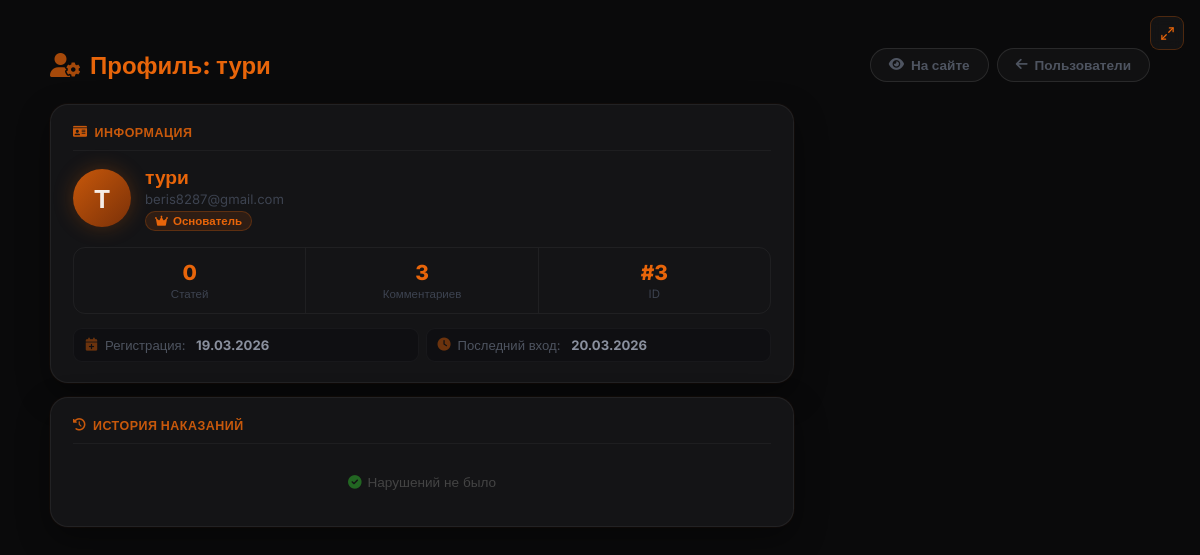
Page /admin/user/3 (signed in) on the earlier database version.
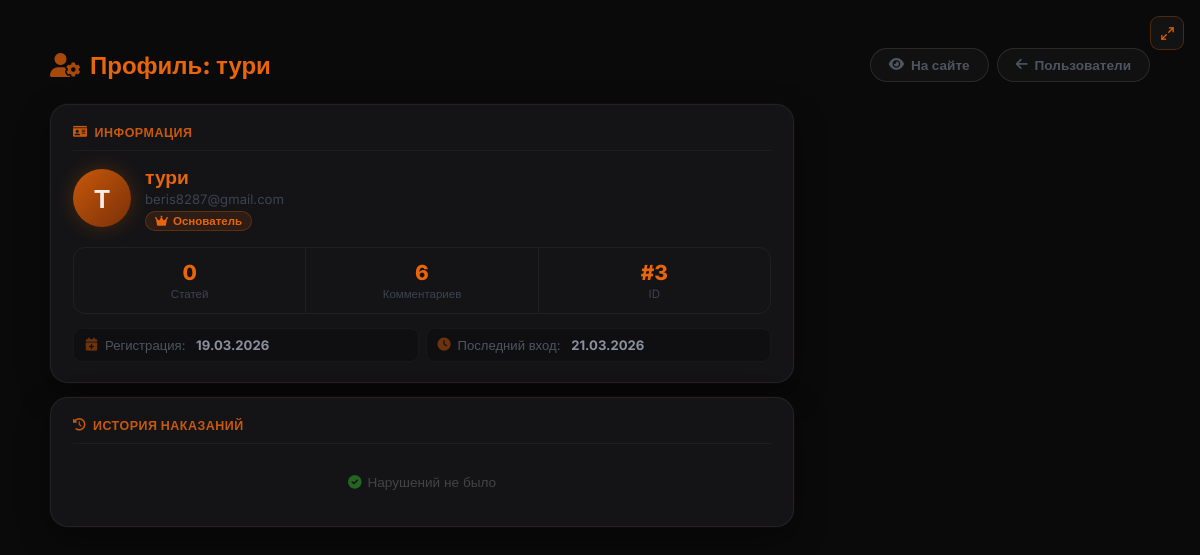
Same page on the later database version.
### models.py (models this page shows, shortened)
class User(db.Model, UserMixin):
    __tablename__ = 'users'
    id             = db.Column(db.Integer, primary_key=True)
    username       = db.Column(db.String(80),  unique=True, nullable=False)
    email          = db.Column(db.String(120), unique=True, nullable=False)
    password_hash  = db.Column(db.String(256), nullable=False)
    role           = db.Column(db.Integer, default=0)
    created_at     = db.Column(db.DateTime, default=datetime.utcnow)   # дата регистрации
    last_seen      = db.Column(db.DateTime, default=datetime.utcnow)
    banned_until   = db.Column(db.DateTime, nullable=True)
    ban_reason     = db.Column(db.String(500), nullable=True)
    banned_by_id   = db.Column(db.Integer, db.ForeignKey('users.id'), nullable=True)
    recovery_key   = db.Column(db.String(256), nullable=True)
    avatar         = db.Column(db.String(300), nullable=True)
    terms_agreed   = db.Column(db.Boolean, default=False)
    privacy_agreed = db.Column(db.Boolean, default=False)
    articles       = db.relationship('Article',  backref='author',     lazy='dynamic', foreign_keys='Article.author_id')
    comments       = db.relationship('Comment',  backref='author',     lazy='dynamic', foreign_keys='Comment.author_id')
    votes          = db.relationship('Vote',     backref='user',       lazy='dynamic')
    extra_pages    = db.relationship('ExtraPage', backref='author',    lazy='dynamic', foreign_keys='ExtraPage.author_id')
    comment_reactions = db.relationship('CommentReaction', backref='user', lazy='dynamic')
    def is_banned(self):
        if self.banned_until and self.banned_until > datetime.utcnow():
            return True
        return False
    def can_ban(self, target):
        if self.role < 3:
            return False
        if target.role >= self.role:
            return False
        return True
    def can_mute(self, target):
        if self.role < 1:
            return False
        if target.role >= self.role:
            return False
        return True

### app.py (the view)
@app.route('/admin/user/<int:user_id>')
@login_required
@mod_required
def admin_user_profile(user_id):
    target_user = User.query.get_or_404(user_id)
    history     = PenaltyHistory.query.filter_by(user_id=user_id).order_by(PenaltyHistory.created_at.desc()).all()
    muted_ids   = {m.user_id for m in Mute.query.filter(Mute.muted_until > datetime.utcnow()).all()}
    user_perm   = UserPermission.get_or_create(user_id) if current_user.role >= 4 else None
    return render_template('admin/user_profile.html', user=target_user, history=history,
                           muted_ids=muted_ids, user_perm=user_perm)

### app.py (called while the page is built)
@login_manager.user_loader
def load_user(user_id):
    return User.query.get(int(user_id))

@app.before_request
def update_last_seen():
    if current_user.is_authenticated:
        current_user.last_seen = datetime.utcnow()
        db.session.commit()

@app.after_request
def add_security_headers(response):
    if request.path.startswith('/game'):
        response.headers['X-Frame-Options'] = 'SAMEORIGIN'
    else:
        response.headers['X-Frame-Options'] = 'DENY'
    response.headers['X-Content-Type-Options'] = 'nosniff'
    response.headers['X-XSS-Protection']       = '1; mode=block'
    response.headers.pop('Server', None)
    response.headers.pop('X-Powered-By', None)
    return response

def mod_required(f):
    from functools import wraps
    @wraps(f)
    def decorated(*args, **kwargs):
        if not current_user.is_authenticated or current_user.role < 3: abort(403)
        return f(*args, **kwargs)
    return decorated

### templates/admin/user_profile.html (shortened to what the changed rows need)
{% extends "base.html" %}
{% block content %}
<div class="admin-user-root">
<div class="admin-user-inner">
    <div class="page-header">
        <h1 class="page-title">
            <i class="fas fa-user-cog" style="opacity:0.7;"></i>
            Профиль: {{ user.username }}
        </h1>
        <div class="header-btns">
            <a href="{{ url_for('profile', username=user.username) }}" class="btn btn-outline" target="_blank">
            </a>
            <a href="{{ url_for('admin_users') }}" class="btn btn-outline">
            </a>
        </div>
    </div>
    <div class="main-grid">
        <div>
            <div class="card">
                <div class="user-top">
                    <div class="user-avatar">{{ user.username[0] }}</div>
                    <div>
                        <div class="user-name">{{ user.username }}</div>
                        <div class="user-email">{{ user.email }}</div>
                        {% set rmap = {0:('Участник','r0','fas fa-user'),1:('Модератор','r1','fas fa-shield-alt'),2:('Редактор','r2','fas fa-pen'),3:('Ст. Модератор','r3','fas fa-user-shield'),4:('Основатель','r4','fas fa-crown')} %}
                        {% set rname,rcls,ricon = rmap.get(user.role,('Участник','r0','fas fa-user')) %}
                        <div class="role-badge {{ rcls }}"><i class="{{ ricon }}"></i> {{ rname }}</div>
                    </div>
                </div>
                <div class="stats-row">
                    <div class="stat-box"><span class="stat-n">{{ user.comments.count() }}</span><div class="stat-l">Комментариев</div></div>
                    <div class="stat-box"><span class="stat-n">#{{ user.id }}</span><div class="stat-l">ID</div></div>
                </div>
                <div class="info-grid">
                    <div class="info-row"><i class="fas fa-calendar-plus"></i>Регистрация:&nbsp;<strong>{% if user.created_at %}{{ user.created_at.strftime('%d.%m.%Y') }}{% else %}—{% endif %}</strong></div>
                    <div class="info-row"><i class="fas fa-clock"></i>Последний вход:&nbsp;<strong>{% if user.last_seen %}{{ user.last_seen.strftime('%d.%m.%Y') }}{% else %}—{% endif %}</strong></div>
                </div>
            </div>
        </div>
    </div>
</div>
</div>
{% endblock %}

Differences in the rows shown:
changed User "тури": last_seen "20.03.2026" → "21.03.2026"
Other differences:
{{ user.comments.count() }}: "3" → "6"
